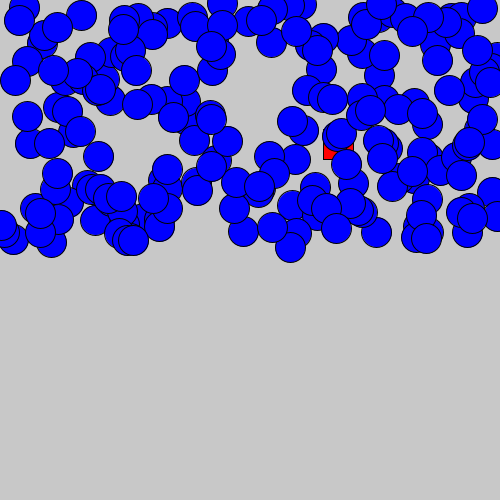
Frame 1 (no input)
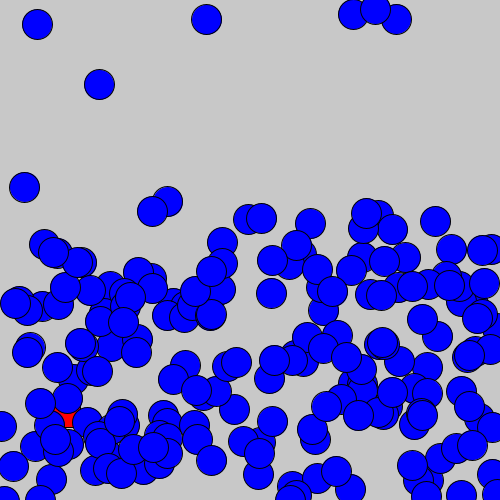
Frame 60 (the mouse pressed at the canvas centre just before this capture)
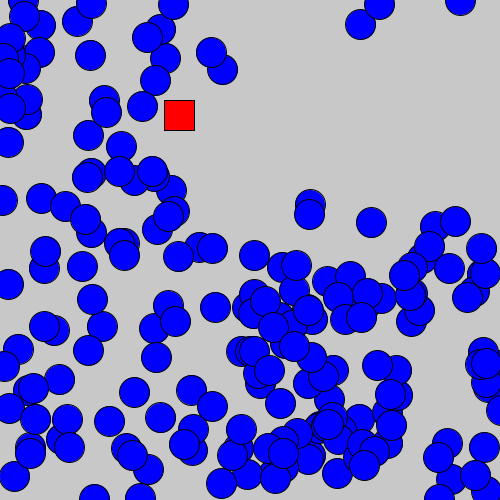
Frame 120 (the mouse held since frame 60 and released just before this capture)

The Processing sketch that drew these frames (run headless with seeded random() and noise(); from frame 60 on, the mouse is pressed at the canvas centre):

// Processing sketch: herenciaPOOtiempoReal
// ── herenciaPOOtiempoReal.pde
Principal p;
void setup() {
  size(500, 500);
  p = new Principal();
}
void draw() {
  background(200);
  p.dibujar();
}
void mousePressed() {
  p.cambiarDir();
}

// ── claseMover.pde
/* Movimiento es una clase creada como cualquier otra, solo que contiene
un método de comportamiento, no de dibujo*/

class Movimiento { // superClase
  float x, y, dx, dy; // ubicación y dirección
  boolean vert;
  
  Movimiento(float x, float y, boolean vert) {
    this.vert = vert;
    this.x = x;
    this.y = y;
    dx = random(2, 4);
    dy = random(3, 5);
  }
  void mover(boolean vert) { // asignamos comportamientos a las propiedades x e y
    this.vert = vert;
    if (x>width) {
      x = 0;
      y = random(height);
    }
    if (y >height) {
      y=0;
      x = random(width);
    }
    if (vert) {
      x += dx;
    } else {
      y += dy;
    }
  }
}

// ── clasePrincipal.pde
class Principal { /*Esta clase llama a Rect y Circulo, que adquieren el comportamiento
 de la super Clase Moving*/
  Rect r;
  Circulo c;
  Circulo [] cs = new Circulo[200];
  boolean dir;
  Principal() {
    r = new Rect(random(width), random(height), dir); // asignamos valores a los parámetros
    c = new Circulo(random(width), random(height), !dir);
    for (int i=0; i<cs.length; i++) {
      cs[i] = new Circulo(random(width), random(height/2), !dir);
    }
  }
  void dibujar() {
    r.dibujar(!dir);
    c.dibujar(!dir);
    for (int i=0; i<cs.length; i++) {
      cs[i].dibujar(dir);
    }
  }
  void cambiarDir() {
    dir = !dir;
  }
}

// ── clasesFormas.pde
class Rect extends Movimiento { /* sub Clase adquiere los metodos de la super Clase*/
  Rect(float x, float y, boolean vert) {
    super(x, y, vert);
  }
  void dibujar(boolean vert) {
    fill(255, 0, 0);
    rect(x, y, 30, 30);
    mover(vert);
  }
}
class Circulo extends Movimiento { // sub Clase
  Circulo(float x, float y, boolean vert) {
    super(x, y, vert);
  }
  void dibujar(boolean vert) {
    fill(0, 0, 255);
    ellipse(x, y, 30, 30);
    mover(vert);
  }
}
